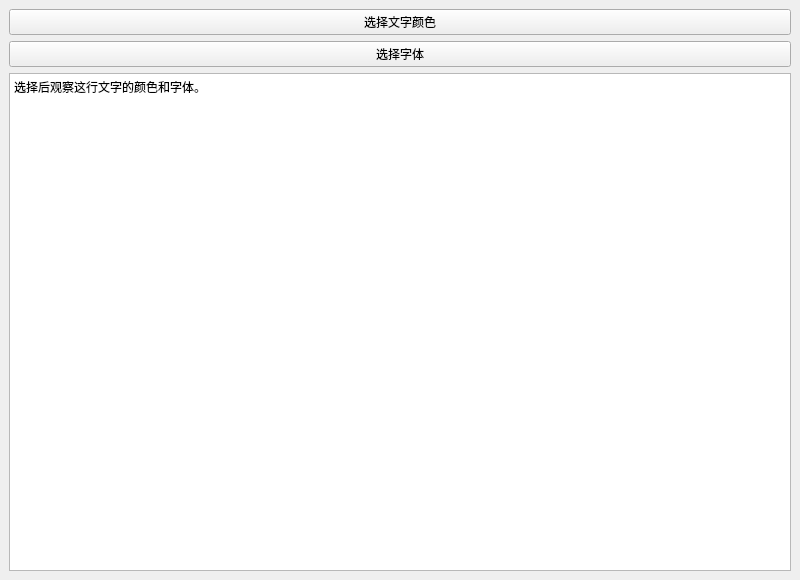
<?xml version="1.0" encoding="UTF-8"?>
<ui version="4.0">
 <class>MainWindow</class>
 <widget class="QMainWindow" name="MainWindow">
  <property name="geometry">
   <rect>
    <x>0</x>
    <y>0</y>
    <width>800</width>
    <height>580</height>
   </rect>
  </property>
  <property name="windowTitle">
   <string>38 选择颜色与字体</string>
  </property>
  <widget class="QWidget" name="centralwidget">
   <layout class="QVBoxLayout" name="verticalLayout">
    <item>
     <widget class="QPushButton" name="run">
      <property name="text">
       <string>选择文字颜色</string>
      </property>
     </widget>
    </item>
    <item>
     <widget class="QPushButton" name="fontButton">
      <property name="text">
       <string>选择字体</string>
      </property>
     </widget>
    </item>
    <item>
     <widget class="QPlainTextEdit" name="plainTextEdit">
      <property name="plainText">
       <string>选择后观察这行文字的颜色和字体。</string>
      </property>
     </widget>
    </item>
   </layout>
  </widget>
 </widget>
 <resources />
 <connections />
</ui>
